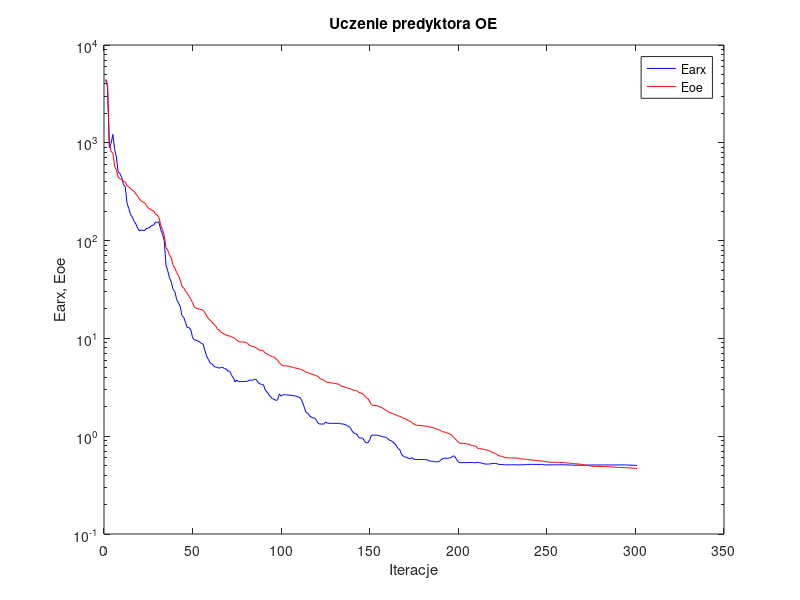
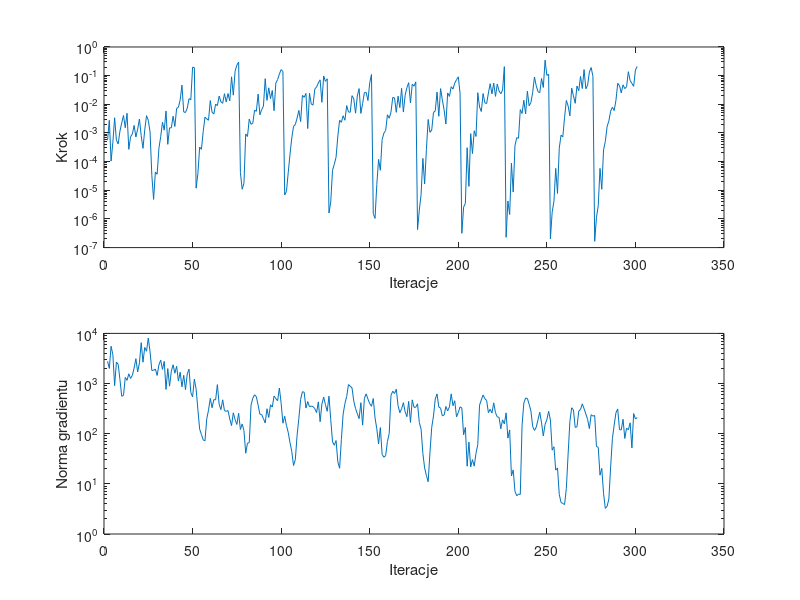

Write the MATLAB code that produced these figures, in order.
%uczenie predyktora oe
clear all;
n=0; farx(n+1)=4.373518e+003; foe(n+1)=4.467476e+003; wspucz(n+1)=0.000000e+000; ng(n+1)=0.000000e+000;
%odnowa zmiennej metryki
n=1; farx(n+1)=3.736853e+003; foe(n+1)=3.873695e+003; krok(n+1)=5.598060e-004; ng(n+1)=2.771435e+003;
n=2; farx(n+1)=8.953614e+002; foe(n+1)=1.013920e+003; krok(n+1)=2.778799e-003; ng(n+1)=2.000852e+003;
n=3; farx(n+1)=9.890791e+002; foe(n+1)=8.197974e+002; krok(n+1)=1.042068e-004; ng(n+1)=5.539583e+003;
n=4; farx(n+1)=1.217939e+003; foe(n+1)=7.834077e+002; krok(n+1)=4.723236e-004; ng(n+1)=3.757901e+003;
n=5; farx(n+1)=8.542907e+002; foe(n+1)=5.775418e+002; krok(n+1)=3.382411e-003; ng(n+1)=9.073926e+002;
n=6; farx(n+1)=7.152211e+002; foe(n+1)=5.235593e+002; krok(n+1)=5.547537e-004; ng(n+1)=2.674847e+003;
n=7; farx(n+1)=5.001321e+002; foe(n+1)=4.442874e+002; krok(n+1)=4.168272e-004; ng(n+1)=2.418509e+003;
n=8; farx(n+1)=4.858235e+002; foe(n+1)=4.293740e+002; krok(n+1)=1.162226e-003; ng(n+1)=1.198388e+003;
n=9; farx(n+1)=4.427783e+002; foe(n+1)=4.211897e+002; krok(n+1)=2.236648e-003; ng(n+1)=5.579470e+002;
n=10; farx(n+1)=3.733855e+002; foe(n+1)=4.031342e+002; krok(n+1)=4.066033e-003; ng(n+1)=5.805198e+002;
n=11; farx(n+1)=3.567518e+002; foe(n+1)=3.965517e+002; krok(n+1)=1.524981e-003; ng(n+1)=1.327269e+003;
n=12; farx(n+1)=2.403496e+002; foe(n+1)=3.624421e+002; krok(n+1)=4.849441e-003; ng(n+1)=1.159514e+003;
n=13; farx(n+1)=2.127934e+002; foe(n+1)=3.545871e+002; krok(n+1)=2.681467e-004; ng(n+1)=1.563718e+003;
n=14; farx(n+1)=1.843537e+002; foe(n+1)=3.375747e+002; krok(n+1)=7.394073e-004; ng(n+1)=1.263244e+003;
n=15; farx(n+1)=1.735031e+002; foe(n+1)=3.285958e+002; krok(n+1)=9.208067e-004; ng(n+1)=1.459916e+003;
n=16; farx(n+1)=1.572230e+002; foe(n+1)=3.187137e+002; krok(n+1)=1.830478e-003; ng(n+1)=2.041054e+003;
n=17; farx(n+1)=1.475723e+002; foe(n+1)=2.995021e+002; krok(n+1)=7.209870e-004; ng(n+1)=3.132764e+003;
n=18; farx(n+1)=1.343658e+002; foe(n+1)=2.858917e+002; krok(n+1)=1.364485e-003; ng(n+1)=1.703557e+003;
n=19; farx(n+1)=1.256253e+002; foe(n+1)=2.667797e+002; krok(n+1)=3.065383e-003; ng(n+1)=2.584548e+003;
n=20; farx(n+1)=1.290817e+002; foe(n+1)=2.532749e+002; krok(n+1)=7.975165e-004; ng(n+1)=6.518940e+003;
n=21; farx(n+1)=1.265424e+002; foe(n+1)=2.483396e+002; krok(n+1)=2.902986e-004; ng(n+1)=2.668231e+003;
n=22; farx(n+1)=1.269287e+002; foe(n+1)=2.430571e+002; krok(n+1)=1.276921e-003; ng(n+1)=5.251798e+003;
n=23; farx(n+1)=1.333648e+002; foe(n+1)=2.286799e+002; krok(n+1)=4.011984e-003; ng(n+1)=4.405905e+003;
n=24; farx(n+1)=1.334287e+002; foe(n+1)=2.151192e+002; krok(n+1)=2.778799e-003; ng(n+1)=8.087667e+003;
n=25; farx(n+1)=1.378944e+002; foe(n+1)=2.100258e+002; krok(n+1)=1.084270e-003; ng(n+1)=4.292718e+003;
%odnowa zmiennej metryki
n=26; farx(n+1)=1.429749e+002; foe(n+1)=2.031456e+002; krok(n+1)=3.336904e-005; ng(n+1)=1.819518e+003;
n=27; farx(n+1)=1.436477e+002; foe(n+1)=2.019781e+002; krok(n+1)=4.801192e-006; ng(n+1)=1.839807e+003;
n=28; farx(n+1)=1.543858e+002; foe(n+1)=1.868985e+002; krok(n+1)=4.341873e-005; ng(n+1)=1.945604e+003;
n=29; farx(n+1)=1.537674e+002; foe(n+1)=1.833753e+002; krok(n+1)=3.619667e-005; ng(n+1)=1.450796e+003;
n=30; farx(n+1)=1.550913e+002; foe(n+1)=1.721456e+002; krok(n+1)=2.939122e-004; ng(n+1)=2.359053e+003;
n=31; farx(n+1)=1.298292e+002; foe(n+1)=1.447738e+002; krok(n+1)=7.359836e-004; ng(n+1)=2.929768e+003;
n=32; farx(n+1)=1.167134e+002; foe(n+1)=1.288362e+002; krok(n+1)=2.357114e-003; ng(n+1)=1.918368e+003;
n=33; farx(n+1)=1.000329e+002; foe(n+1)=1.143286e+002; krok(n+1)=1.250908e-003; ng(n+1)=2.772090e+003;
n=34; farx(n+1)=5.586775e+001; foe(n+1)=8.459509e+001; krok(n+1)=5.852382e-003; ng(n+1)=7.640757e+002;
n=35; farx(n+1)=4.885847e+001; foe(n+1)=7.998409e+001; krok(n+1)=4.015818e-004; ng(n+1)=1.989034e+003;
n=36; farx(n+1)=4.159211e+001; foe(n+1)=7.104362e+001; krok(n+1)=1.508794e-003; ng(n+1)=8.873057e+002;
n=37; farx(n+1)=3.754957e+001; foe(n+1)=6.669156e+001; krok(n+1)=1.505777e-003; ng(n+1)=1.758082e+003;
n=38; farx(n+1)=3.163360e+001; foe(n+1)=5.540513e+001; krok(n+1)=3.831275e-003; ng(n+1)=2.368706e+003;
n=39; farx(n+1)=3.018668e+001; foe(n+1)=5.234730e+001; krok(n+1)=1.682049e-003; ng(n+1)=1.606957e+003;
n=40; farx(n+1)=2.496457e+001; foe(n+1)=4.725893e+001; krok(n+1)=7.251821e-003; ng(n+1)=2.208238e+003;
n=41; farx(n+1)=2.299701e+001; foe(n+1)=4.404097e+001; krok(n+1)=7.883344e-003; ng(n+1)=1.121218e+003;
n=42; farx(n+1)=2.130404e+001; foe(n+1)=3.950355e+001; krok(n+1)=1.428969e-002; ng(n+1)=1.681915e+003;
n=43; farx(n+1)=1.708827e+001; foe(n+1)=3.419587e+001; krok(n+1)=4.663470e-002; ng(n+1)=8.593889e+002;
n=44; farx(n+1)=1.640315e+001; foe(n+1)=3.275343e+001; krok(n+1)=5.414124e-003; ng(n+1)=1.458730e+003;
n=45; farx(n+1)=1.458267e+001; foe(n+1)=3.054280e+001; krok(n+1)=5.167850e-003; ng(n+1)=7.559814e+002;
n=46; farx(n+1)=1.291233e+001; foe(n+1)=2.890064e+001; krok(n+1)=7.321912e-003; ng(n+1)=1.554884e+003;
n=47; farx(n+1)=1.288604e+001; foe(n+1)=2.694289e+001; krok(n+1)=1.586441e-002; ng(n+1)=1.934906e+003;
n=48; farx(n+1)=1.223935e+001; foe(n+1)=2.508061e+001; krok(n+1)=1.427439e-002; ng(n+1)=6.611619e+002;
n=49; farx(n+1)=1.021323e+001; foe(n+1)=2.321879e+001; krok(n+1)=1.961845e-001; ng(n+1)=5.426577e+002;
n=50; farx(n+1)=9.628820e+000; foe(n+1)=2.095679e+001; krok(n+1)=1.919924e-001; ng(n+1)=1.222858e+003;
%odnowa zmiennej metryki
n=51; farx(n+1)=9.597100e+000; foe(n+1)=2.038778e+001; krok(n+1)=1.182351e-005; ng(n+1)=7.739936e+002;
n=52; farx(n+1)=9.385946e+000; foe(n+1)=2.014044e+001; krok(n+1)=3.823314e-005; ng(n+1)=3.006335e+002;
n=53; farx(n+1)=9.158556e+000; foe(n+1)=1.982781e+001; krok(n+1)=3.229906e-004; ng(n+1)=1.230018e+002;
n=54; farx(n+1)=8.885992e+000; foe(n+1)=1.968410e+001; krok(n+1)=2.681467e-004; ng(n+1)=9.630374e+001;
n=55; farx(n+1)=8.710514e+000; foe(n+1)=1.937571e+001; krok(n+1)=1.123587e-003; ng(n+1)=7.538152e+001;
n=56; farx(n+1)=7.483962e+000; foe(n+1)=1.822995e+001; krok(n+1)=3.544455e-003; ng(n+1)=7.211991e+001;
n=57; farx(n+1)=6.542268e+000; foe(n+1)=1.701668e+001; krok(n+1)=3.096185e-003; ng(n+1)=1.982396e+002;
n=58; farx(n+1)=6.054510e+000; foe(n+1)=1.595406e+001; krok(n+1)=2.774090e-003; ng(n+1)=2.958785e+002;
n=59; farx(n+1)=5.606171e+000; foe(n+1)=1.522393e+001; krok(n+1)=1.350758e-002; ng(n+1)=5.063103e+002;
n=60; farx(n+1)=5.461489e+000; foe(n+1)=1.467645e+001; krok(n+1)=5.294040e-003; ng(n+1)=3.292605e+002;
n=61; farx(n+1)=5.177120e+000; foe(n+1)=1.390756e+001; krok(n+1)=4.620452e-003; ng(n+1)=4.788559e+002;
n=62; farx(n+1)=5.096916e+000; foe(n+1)=1.342400e+001; krok(n+1)=1.012568e-002; ng(n+1)=4.724273e+002;
n=63; farx(n+1)=5.058105e+000; foe(n+1)=1.251951e+001; krok(n+1)=9.005086e-003; ng(n+1)=9.516727e+002;
n=64; farx(n+1)=4.957042e+000; foe(n+1)=1.218912e+001; krok(n+1)=1.932256e-002; ng(n+1)=3.858954e+002;
n=65; farx(n+1)=5.036279e+000; foe(n+1)=1.154229e+001; krok(n+1)=1.220118e-002; ng(n+1)=3.012418e+002;
n=66; farx(n+1)=5.052901e+000; foe(n+1)=1.134492e+001; krok(n+1)=1.082825e-002; ng(n+1)=4.741664e+002;
n=67; farx(n+1)=4.910811e+000; foe(n+1)=1.100982e+001; krok(n+1)=2.340953e-002; ng(n+1)=2.888473e+002;
n=68; farx(n+1)=4.862418e+000; foe(n+1)=1.088114e+001; krok(n+1)=1.199953e-002; ng(n+1)=2.785849e+002;
n=69; farx(n+1)=4.636890e+000; foe(n+1)=1.063773e+001; krok(n+1)=2.378377e-002; ng(n+1)=2.896635e+002;
n=70; farx(n+1)=4.619467e+000; foe(n+1)=1.058830e+001; krok(n+1)=1.321526e-002; ng(n+1)=1.972539e+002;
n=71; farx(n+1)=4.192736e+000; foe(n+1)=1.033424e+001; krok(n+1)=9.111837e-002; ng(n+1)=1.451507e+002;
n=72; farx(n+1)=3.957542e+000; foe(n+1)=1.022552e+001; krok(n+1)=2.085811e-002; ng(n+1)=2.612634e+002;
n=73; farx(n+1)=3.596772e+000; foe(n+1)=9.950890e+000; krok(n+1)=1.433103e-001; ng(n+1)=1.909606e+002;
n=74; farx(n+1)=3.741108e+000; foe(n+1)=9.616488e+000; krok(n+1)=2.320583e-001; ng(n+1)=1.528691e+002;
n=75; farx(n+1)=3.609459e+000; foe(n+1)=9.247320e+000; krok(n+1)=2.972657e-001; ng(n+1)=2.560448e+002;
%odnowa zmiennej metryki
n=76; farx(n+1)=3.618039e+000; foe(n+1)=9.214138e+000; krok(n+1)=4.116566e-005; ng(n+1)=1.212552e+002;
n=77; farx(n+1)=3.629361e+000; foe(n+1)=9.192355e+000; krok(n+1)=1.085468e-005; ng(n+1)=1.560492e+002;
n=78; farx(n+1)=3.631294e+000; foe(n+1)=9.177575e+000; krok(n+1)=1.760998e-005; ng(n+1)=1.157366e+002;
n=79; farx(n+1)=3.625765e+000; foe(n+1)=9.086342e+000; krok(n+1)=9.232346e-004; ng(n+1)=4.080168e+001;
n=80; farx(n+1)=3.654190e+000; foe(n+1)=8.897226e+000; krok(n+1)=7.553219e-004; ng(n+1)=6.482297e+001;
n=81; farx(n+1)=3.747755e+000; foe(n+1)=8.507194e+000; krok(n+1)=3.065383e-003; ng(n+1)=6.650871e+001;
n=82; farx(n+1)=3.741121e+000; foe(n+1)=8.358755e+000; krok(n+1)=1.998365e-003; ng(n+1)=3.721488e+002;
n=83; farx(n+1)=3.742279e+000; foe(n+1)=8.272732e+000; krok(n+1)=2.201622e-003; ng(n+1)=5.101892e+002;
n=84; farx(n+1)=3.817875e+000; foe(n+1)=8.147411e+000; krok(n+1)=6.273397e-003; ng(n+1)=5.970631e+002;
n=85; farx(n+1)=3.791480e+000; foe(n+1)=8.033552e+000; krok(n+1)=5.682045e-003; ng(n+1)=5.471813e+002;
n=86; farx(n+1)=3.541061e+000; foe(n+1)=7.746992e+000; krok(n+1)=2.272397e-002; ng(n+1)=3.703120e+002;
n=87; farx(n+1)=3.425856e+000; foe(n+1)=7.568104e+000; krok(n+1)=4.312903e-003; ng(n+1)=2.449850e+002;
n=88; farx(n+1)=3.390209e+000; foe(n+1)=7.519680e+000; krok(n+1)=6.511197e-003; ng(n+1)=2.414999e+002;
n=89; farx(n+1)=3.355927e+000; foe(n+1)=7.484830e+000; krok(n+1)=8.625805e-003; ng(n+1)=1.997181e+002;
n=90; farx(n+1)=2.973423e+000; foe(n+1)=7.057357e+000; krok(n+1)=7.859447e-002; ng(n+1)=1.639445e+002;
n=91; farx(n+1)=2.845979e+000; foe(n+1)=6.951395e+000; krok(n+1)=1.370811e-002; ng(n+1)=3.140221e+002;
n=92; farx(n+1)=2.660014e+000; foe(n+1)=6.761710e+000; krok(n+1)=3.754388e-002; ng(n+1)=2.107706e+002;
n=93; farx(n+1)=2.536390e+000; foe(n+1)=6.635319e+000; krok(n+1)=1.576669e-002; ng(n+1)=3.772904e+002;
n=94; farx(n+1)=2.426039e+000; foe(n+1)=6.501206e+000; krok(n+1)=3.040838e-002; ng(n+1)=3.389783e+002;
n=95; farx(n+1)=2.385721e+000; foe(n+1)=6.452795e+000; krok(n+1)=5.980899e-003; ng(n+1)=5.635699e+002;
n=96; farx(n+1)=2.323372e+000; foe(n+1)=6.210940e+000; krok(n+1)=5.529705e-002; ng(n+1)=5.003928e+002;
n=97; farx(n+1)=2.352001e+000; foe(n+1)=5.955076e+000; krok(n+1)=7.255280e-002; ng(n+1)=4.549354e+002;
n=98; farx(n+1)=2.708086e+000; foe(n+1)=5.631407e+000; krok(n+1)=1.134226e-001; ng(n+1)=8.149097e+002;
n=99; farx(n+1)=2.567990e+000; foe(n+1)=5.414860e+000; krok(n+1)=1.630613e-001; ng(n+1)=4.034223e+002;
n=100; farx(n+1)=2.648485e+000; foe(n+1)=5.263022e+000; krok(n+1)=1.399123e-001; ng(n+1)=1.620069e+002;
%odnowa zmiennej metryki
n=101; farx(n+1)=2.653249e+000; foe(n+1)=5.247126e+000; krok(n+1)=6.866794e-006; ng(n+1)=2.227855e+002;
n=102; farx(n+1)=2.649574e+000; foe(n+1)=5.234067e+000; krok(n+1)=9.237209e-006; ng(n+1)=1.455694e+002;
n=103; farx(n+1)=2.637466e+000; foe(n+1)=5.199542e+000; krok(n+1)=4.135969e-005; ng(n+1)=1.059693e+002;
n=104; farx(n+1)=2.627890e+000; foe(n+1)=5.158611e+000; krok(n+1)=1.802468e-004; ng(n+1)=6.600636e+001;
n=105; farx(n+1)=2.611210e+000; foe(n+1)=5.088180e+000; krok(n+1)=6.710424e-004; ng(n+1)=4.434241e+001;
n=106; farx(n+1)=2.597918e+000; foe(n+1)=5.044629e+000; krok(n+1)=1.700059e-003; ng(n+1)=2.315829e+001;
n=107; farx(n+1)=2.578186e+000; foe(n+1)=4.986199e+000; krok(n+1)=1.970836e-003; ng(n+1)=3.042738e+001;
n=108; farx(n+1)=2.543444e+000; foe(n+1)=4.935698e+000; krok(n+1)=3.303815e-003; ng(n+1)=9.302433e+001;
n=109; farx(n+1)=2.508422e+000; foe(n+1)=4.878311e+000; krok(n+1)=6.130766e-003; ng(n+1)=2.033905e+002;
n=110; farx(n+1)=2.446356e+000; foe(n+1)=4.839327e+000; krok(n+1)=2.501815e-003; ng(n+1)=4.853140e+002;
n=111; farx(n+1)=2.238719e+000; foe(n+1)=4.744166e+000; krok(n+1)=2.051314e-002; ng(n+1)=6.875299e+002;
n=112; farx(n+1)=1.991418e+000; foe(n+1)=4.652830e+000; krok(n+1)=1.750226e-002; ng(n+1)=6.728889e+002;
n=113; farx(n+1)=1.749498e+000; foe(n+1)=4.508242e+000; krok(n+1)=2.392681e-002; ng(n+1)=3.246885e+002;
n=114; farx(n+1)=1.716548e+000; foe(n+1)=4.486927e+000; krok(n+1)=1.427772e-003; ng(n+1)=4.371002e+002;
n=115; farx(n+1)=1.618860e+000; foe(n+1)=4.403712e+000; krok(n+1)=2.439969e-002; ng(n+1)=3.444001e+002;
n=116; farx(n+1)=1.567677e+000; foe(n+1)=4.324163e+000; krok(n+1)=1.025657e-002; ng(n+1)=3.564017e+002;
n=117; farx(n+1)=1.537382e+000; foe(n+1)=4.277895e+000; krok(n+1)=9.348086e-003; ng(n+1)=3.467359e+002;
n=118; farx(n+1)=1.531362e+000; foe(n+1)=4.208439e+000; krok(n+1)=3.432277e-002; ng(n+1)=3.158962e+002;
n=119; farx(n+1)=1.444767e+000; foe(n+1)=4.156647e+000; krok(n+1)=4.000365e-002; ng(n+1)=2.628452e+002;
n=120; farx(n+1)=1.349534e+000; foe(n+1)=4.042685e+000; krok(n+1)=5.576530e-002; ng(n+1)=4.308937e+002;
n=121; farx(n+1)=1.329516e+000; foe(n+1)=3.873724e+000; krok(n+1)=7.143431e-002; ng(n+1)=1.734025e+002;
n=122; farx(n+1)=1.336295e+000; foe(n+1)=3.827680e+000; krok(n+1)=1.175824e-002; ng(n+1)=3.901636e+002;
n=123; farx(n+1)=1.324475e+000; foe(n+1)=3.746485e+000; krok(n+1)=9.759878e-002; ng(n+1)=5.355859e+002;
n=124; farx(n+1)=1.400431e+000; foe(n+1)=3.628795e+000; krok(n+1)=6.306675e-002; ng(n+1)=3.804143e+002;
n=125; farx(n+1)=1.358652e+000; foe(n+1)=3.553924e+000; krok(n+1)=7.765706e-002; ng(n+1)=2.792779e+002;
%odnowa zmiennej metryki
n=126; farx(n+1)=1.355269e+000; foe(n+1)=3.520310e+000; krok(n+1)=1.604553e-006; ng(n+1)=5.595198e+002;
n=127; farx(n+1)=1.353677e+000; foe(n+1)=3.510641e+000; krok(n+1)=3.932457e-006; ng(n+1)=1.909877e+002;
n=128; farx(n+1)=1.354338e+000; foe(n+1)=3.496716e+000; krok(n+1)=5.006701e-005; ng(n+1)=6.906300e+001;
n=129; farx(n+1)=1.353264e+000; foe(n+1)=3.482356e+000; krok(n+1)=8.074766e-005; ng(n+1)=5.886606e+001;
n=130; farx(n+1)=1.350893e+000; foe(n+1)=3.450181e+000; krok(n+1)=1.422016e-004; ng(n+1)=7.303547e+001;
n=131; farx(n+1)=1.353685e+000; foe(n+1)=3.424798e+000; krok(n+1)=7.821151e-004; ng(n+1)=2.746053e+001;
n=132; farx(n+1)=1.361755e+000; foe(n+1)=3.360737e+000; krok(n+1)=2.774090e-003; ng(n+1)=2.041546e+001;
n=133; farx(n+1)=1.331262e+000; foe(n+1)=3.251760e+000; krok(n+1)=2.359800e-003; ng(n+1)=7.695039e+001;
n=134; farx(n+1)=1.336378e+000; foe(n+1)=3.215434e+000; krok(n+1)=3.990929e-003; ng(n+1)=2.481710e+002;
n=135; farx(n+1)=1.314757e+000; foe(n+1)=3.177026e+000; krok(n+1)=2.778799e-003; ng(n+1)=3.984571e+002;
n=136; farx(n+1)=1.291129e+000; foe(n+1)=3.118852e+000; krok(n+1)=9.030211e-003; ng(n+1)=5.533918e+002;
n=137; farx(n+1)=1.259278e+000; foe(n+1)=3.090307e+000; krok(n+1)=5.381741e-003; ng(n+1)=9.543227e+002;
n=138; farx(n+1)=1.228647e+000; foe(n+1)=3.060938e+000; krok(n+1)=5.282995e-003; ng(n+1)=8.799684e+002;
n=139; farx(n+1)=1.132505e+000; foe(n+1)=3.000678e+000; krok(n+1)=2.001452e-002; ng(n+1)=8.225831e+002;
n=140; farx(n+1)=1.076931e+000; foe(n+1)=2.946852e+000; krok(n+1)=1.552269e-002; ng(n+1)=4.460713e+002;
n=141; farx(n+1)=1.064055e+000; foe(n+1)=2.931036e+000; krok(n+1)=4.904166e-003; ng(n+1)=3.174009e+002;
n=142; farx(n+1)=1.028892e+000; foe(n+1)=2.906328e+000; krok(n+1)=1.955649e-002; ng(n+1)=2.507902e+002;
n=143; farx(n+1)=9.591492e-001; foe(n+1)=2.791254e+000; krok(n+1)=3.535818e-002; ng(n+1)=1.996759e+002;
n=144; farx(n+1)=9.576751e-001; foe(n+1)=2.762669e+000; krok(n+1)=4.815473e-003; ng(n+1)=4.147942e+002;
n=145; farx(n+1)=9.559074e-001; foe(n+1)=2.717158e+000; krok(n+1)=1.082825e-002; ng(n+1)=1.481900e+002;
n=146; farx(n+1)=8.957082e-001; foe(n+1)=2.609611e+000; krok(n+1)=2.592196e-002; ng(n+1)=5.100434e+002;
n=147; farx(n+1)=8.529570e-001; foe(n+1)=2.474196e+000; krok(n+1)=2.606636e-002; ng(n+1)=6.229714e+002;
n=148; farx(n+1)=8.600810e-001; foe(n+1)=2.430678e+000; krok(n+1)=1.351485e-002; ng(n+1)=4.892493e+002;
n=149; farx(n+1)=9.174778e-001; foe(n+1)=2.245448e+000; krok(n+1)=5.625683e-002; ng(n+1)=3.974342e+002;
n=150; farx(n+1)=1.027886e+000; foe(n+1)=2.088862e+000; krok(n+1)=1.096481e-001; ng(n+1)=3.519421e+002;
%odnowa zmiennej metryki
n=151; farx(n+1)=1.025790e+000; foe(n+1)=2.065957e+000; krok(n+1)=1.541128e-006; ng(n+1)=5.021650e+002;
n=152; farx(n+1)=1.025776e+000; foe(n+1)=2.063399e+000; krok(n+1)=1.045578e-006; ng(n+1)=2.065759e+002;
n=153; farx(n+1)=1.024848e+000; foe(n+1)=2.052245e+000; krok(n+1)=1.581864e-005; ng(n+1)=1.253180e+002;
n=154; farx(n+1)=1.015496e+000; foe(n+1)=2.024831e+000; krok(n+1)=1.198093e-004; ng(n+1)=6.242243e+001;
n=155; farx(n+1)=1.006275e+000; foe(n+1)=1.987849e+000; krok(n+1)=4.980227e-005; ng(n+1)=1.325898e+002;
n=156; farx(n+1)=9.930948e-001; foe(n+1)=1.952955e+000; krok(n+1)=5.892785e-004; ng(n+1)=3.872246e+001;
n=157; farx(n+1)=9.807154e-001; foe(n+1)=1.901815e+000; krok(n+1)=9.854180e-004; ng(n+1)=3.395516e+001;
n=158; farx(n+1)=9.765091e-001; foe(n+1)=1.843243e+000; krok(n+1)=1.218668e-003; ng(n+1)=3.666386e+001;
n=159; farx(n+1)=9.539498e-001; foe(n+1)=1.814237e+000; krok(n+1)=4.312903e-003; ng(n+1)=7.001408e+001;
n=160; farx(n+1)=9.131031e-001; foe(n+1)=1.749503e+000; krok(n+1)=3.264384e-003; ng(n+1)=1.008489e+002;
n=161; farx(n+1)=9.022459e-001; foe(n+1)=1.727385e+000; krok(n+1)=5.320104e-003; ng(n+1)=5.813424e+002;
n=162; farx(n+1)=8.731892e-001; foe(n+1)=1.702010e+000; krok(n+1)=1.733857e-002; ng(n+1)=7.044249e+002;
n=163; farx(n+1)=8.432942e-001; foe(n+1)=1.674124e+000; krok(n+1)=1.675011e-002; ng(n+1)=6.320232e+002;
n=164; farx(n+1)=8.040729e-001; foe(n+1)=1.646077e+000; krok(n+1)=5.242823e-003; ng(n+1)=7.705217e+002;
n=165; farx(n+1)=7.478666e-001; foe(n+1)=1.611390e+000; krok(n+1)=1.920145e-002; ng(n+1)=3.621636e+002;
n=166; farx(n+1)=7.277583e-001; foe(n+1)=1.597583e+000; krok(n+1)=7.660947e-003; ng(n+1)=2.623212e+002;
n=167; farx(n+1)=6.495154e-001; foe(n+1)=1.554817e+000; krok(n+1)=3.612031e-002; ng(n+1)=3.143956e+002;
n=168; farx(n+1)=6.241075e-001; foe(n+1)=1.534251e+000; krok(n+1)=5.368339e-003; ng(n+1)=4.158841e+002;
n=169; farx(n+1)=6.097924e-001; foe(n+1)=1.501580e+000; krok(n+1)=2.074719e-002; ng(n+1)=2.741610e+002;
n=170; farx(n+1)=6.093137e-001; foe(n+1)=1.483178e+000; krok(n+1)=3.820826e-002; ng(n+1)=2.182640e+002;
n=171; farx(n+1)=5.907519e-001; foe(n+1)=1.430300e+000; krok(n+1)=5.680644e-002; ng(n+1)=4.412904e+002;
n=172; farx(n+1)=5.890059e-001; foe(n+1)=1.417111e+000; krok(n+1)=1.111520e-002; ng(n+1)=1.678150e+002;
n=173; farx(n+1)=6.040851e-001; foe(n+1)=1.376178e+000; krok(n+1)=5.004260e-002; ng(n+1)=4.725845e+002;
n=174; farx(n+1)=5.812283e-001; foe(n+1)=1.328373e+000; krok(n+1)=4.284718e-002; ng(n+1)=3.360560e+002;
n=175; farx(n+1)=5.780999e-001; foe(n+1)=1.297567e+000; krok(n+1)=6.056898e-002; ng(n+1)=3.367329e+002;
%odnowa zmiennej metryki
n=176; farx(n+1)=5.781343e-001; foe(n+1)=1.293531e+000; krok(n+1)=4.237924e-007; ng(n+1)=3.948861e+002;
n=177; farx(n+1)=5.779688e-001; foe(n+1)=1.291041e+000; krok(n+1)=2.041093e-006; ng(n+1)=1.670180e+002;
n=178; farx(n+1)=5.775798e-001; foe(n+1)=1.284776e+000; krok(n+1)=7.204914e-006; ng(n+1)=1.232136e+002;
n=179; farx(n+1)=5.771646e-001; foe(n+1)=1.272901e+000; krok(n+1)=1.297027e-004; ng(n+1)=4.052430e+001;
n=180; farx(n+1)=5.771965e-001; foe(n+1)=1.272501e+000; krok(n+1)=1.663384e-005; ng(n+1)=2.077871e+001;
n=181; farx(n+1)=5.767434e-001; foe(n+1)=1.269257e+000; krok(n+1)=2.618406e-004; ng(n+1)=1.465874e+001;
n=182; farx(n+1)=5.637906e-001; foe(n+1)=1.252246e+000; krok(n+1)=2.957764e-003; ng(n+1)=1.101733e+001;
n=183; farx(n+1)=5.573136e-001; foe(n+1)=1.236885e+000; krok(n+1)=1.055362e-003; ng(n+1)=4.163895e+001;
n=184; farx(n+1)=5.542344e-001; foe(n+1)=1.231517e+000; krok(n+1)=1.265228e-003; ng(n+1)=1.340211e+002;
n=185; farx(n+1)=5.533907e-001; foe(n+1)=1.216710e+000; krok(n+1)=5.173682e-003; ng(n+1)=2.254409e+002;
n=186; farx(n+1)=5.472215e-001; foe(n+1)=1.201462e+000; krok(n+1)=5.915258e-003; ng(n+1)=4.906739e+002;
n=187; farx(n+1)=5.465859e-001; foe(n+1)=1.181991e+000; krok(n+1)=2.667694e-002; ng(n+1)=6.224493e+002;
n=188; farx(n+1)=5.488390e-001; foe(n+1)=1.169147e+000; krok(n+1)=3.818612e-003; ng(n+1)=3.403251e+002;
n=189; farx(n+1)=5.683568e-001; foe(n+1)=1.144251e+000; krok(n+1)=3.526755e-002; ng(n+1)=3.233422e+002;
n=190; farx(n+1)=5.879680e-001; foe(n+1)=1.113447e+000; krok(n+1)=1.432529e-002; ng(n+1)=2.264709e+002;
n=191; farx(n+1)=5.939409e-001; foe(n+1)=1.102614e+000; krok(n+1)=6.349841e-003; ng(n+1)=2.361782e+002;
n=192; farx(n+1)=5.966767e-001; foe(n+1)=1.095802e+000; krok(n+1)=2.041615e-003; ng(n+1)=3.486146e+002;
n=193; farx(n+1)=5.933025e-001; foe(n+1)=1.071071e+000; krok(n+1)=2.486715e-002; ng(n+1)=2.850430e+002;
n=194; farx(n+1)=6.001713e-001; foe(n+1)=1.060405e+000; krok(n+1)=1.885691e-002; ng(n+1)=3.423862e+002;
n=195; farx(n+1)=6.060772e-001; foe(n+1)=1.030828e+000; krok(n+1)=4.111242e-002; ng(n+1)=6.226690e+002;
n=196; farx(n+1)=6.292390e-001; foe(n+1)=9.925559e-001; krok(n+1)=3.413625e-002; ng(n+1)=3.625184e+002;
n=197; farx(n+1)=6.223723e-001; foe(n+1)=9.507040e-001; krok(n+1)=5.470618e-002; ng(n+1)=4.540866e+002;
n=198; farx(n+1)=5.794263e-001; foe(n+1)=9.098296e-001; krok(n+1)=7.224063e-002; ng(n+1)=2.160357e+002;
n=199; farx(n+1)=5.466572e-001; foe(n+1)=8.669554e-001; krok(n+1)=9.091272e-002; ng(n+1)=2.636769e+002;
n=200; farx(n+1)=5.368778e-001; foe(n+1)=8.463520e-001; krok(n+1)=2.428721e-002; ng(n+1)=3.436994e+002;
%odnowa zmiennej metryki
n=201; farx(n+1)=5.369319e-001; foe(n+1)=8.445476e-001; krok(n+1)=3.152759e-007; ng(n+1)=3.258807e+002;
n=202; farx(n+1)=5.368387e-001; foe(n+1)=8.433206e-001; krok(n+1)=2.586581e-006; ng(n+1)=9.523089e+001;
n=203; farx(n+1)=5.365966e-001; foe(n+1)=8.406761e-001; krok(n+1)=3.498628e-006; ng(n+1)=1.333455e+002;
n=204; farx(n+1)=5.380655e-001; foe(n+1)=8.322050e-001; krok(n+1)=3.058706e-004; ng(n+1)=2.249819e+001;
n=205; farx(n+1)=5.386167e-001; foe(n+1)=8.288597e-001; krok(n+1)=1.368724e-005; ng(n+1)=6.803726e+001;
n=206; farx(n+1)=5.381787e-001; foe(n+1)=8.090481e-001; krok(n+1)=9.458427e-004; ng(n+1)=2.175474e+001;
n=207; farx(n+1)=5.381791e-001; foe(n+1)=8.055295e-001; krok(n+1)=1.906226e-004; ng(n+1)=3.043846e+001;
n=208; farx(n+1)=5.353372e-001; foe(n+1)=7.954599e-001; krok(n+1)=1.194415e-003; ng(n+1)=2.252544e+001;
n=209; farx(n+1)=5.362119e-001; foe(n+1)=7.897533e-001; krok(n+1)=7.553219e-004; ng(n+1)=4.062950e+001;
n=210; farx(n+1)=5.406808e-001; foe(n+1)=7.515763e-001; krok(n+1)=2.541206e-002; ng(n+1)=6.081769e+001;
n=211; farx(n+1)=5.352779e-001; foe(n+1)=7.466291e-001; krok(n+1)=8.053672e-003; ng(n+1)=3.710746e+002;
n=212; farx(n+1)=5.340974e-001; foe(n+1)=7.437334e-001; krok(n+1)=5.608389e-003; ng(n+1)=4.712088e+002;
n=213; farx(n+1)=5.258887e-001; foe(n+1)=7.359484e-001; krok(n+1)=2.366103e-002; ng(n+1)=5.919007e+002;
n=214; farx(n+1)=5.191311e-001; foe(n+1)=7.293641e-001; krok(n+1)=1.127471e-002; ng(n+1)=4.986379e+002;
n=215; farx(n+1)=5.188805e-001; foe(n+1)=7.243789e-001; krok(n+1)=1.054546e-002; ng(n+1)=4.579092e+002;
n=216; farx(n+1)=5.195872e-001; foe(n+1)=7.156284e-001; krok(n+1)=2.477353e-002; ng(n+1)=2.631211e+002;
n=217; farx(n+1)=5.198341e-001; foe(n+1)=7.009268e-001; krok(n+1)=5.244574e-002; ng(n+1)=3.066465e+002;
n=218; farx(n+1)=5.254325e-001; foe(n+1)=6.873150e-001; krok(n+1)=2.307159e-002; ng(n+1)=2.581841e+002;
n=219; farx(n+1)=5.266528e-001; foe(n+1)=6.743840e-001; krok(n+1)=5.507577e-002; ng(n+1)=4.117643e+002;
n=220; farx(n+1)=5.266413e-001; foe(n+1)=6.629606e-001; krok(n+1)=1.895365e-002; ng(n+1)=2.622149e+002;
n=221; farx(n+1)=5.217305e-001; foe(n+1)=6.480817e-001; krok(n+1)=5.059367e-002; ng(n+1)=2.164866e+002;
n=222; farx(n+1)=5.151970e-001; foe(n+1)=6.302829e-001; krok(n+1)=2.946581e-002; ng(n+1)=2.125664e+002;
n=223; farx(n+1)=5.138151e-001; foe(n+1)=6.245094e-001; krok(n+1)=2.339865e-002; ng(n+1)=1.253708e+002;
n=224; farx(n+1)=5.131496e-001; foe(n+1)=6.211917e-001; krok(n+1)=3.134999e-002; ng(n+1)=1.889666e+002;
n=225; farx(n+1)=5.101679e-001; foe(n+1)=6.036655e-001; krok(n+1)=2.064051e-001; ng(n+1)=1.571500e+002;
%odnowa zmiennej metryki
n=226; farx(n+1)=5.101351e-001; foe(n+1)=6.027714e-001; krok(n+1)=2.291918e-007; ng(n+1)=2.601228e+002;
n=227; farx(n+1)=5.102125e-001; foe(n+1)=6.013482e-001; krok(n+1)=4.211819e-006; ng(n+1)=8.170287e+001;
n=228; farx(n+1)=5.103191e-001; foe(n+1)=6.000825e-001; krok(n+1)=1.432961e-006; ng(n+1)=1.189270e+002;
n=229; farx(n+1)=5.104047e-001; foe(n+1)=5.989778e-001; krok(n+1)=8.836179e-005; ng(n+1)=1.438623e+001;
n=230; farx(n+1)=5.104197e-001; foe(n+1)=5.987896e-001; krok(n+1)=8.667355e-006; ng(n+1)=1.896105e+001;
n=231; farx(n+1)=5.101444e-001; foe(n+1)=5.978835e-001; krok(n+1)=3.626021e-004; ng(n+1)=7.061911e+000;
n=232; farx(n+1)=5.095752e-001; foe(n+1)=5.968467e-001; krok(n+1)=6.847610e-004; ng(n+1)=5.776088e+000;
n=233; farx(n+1)=5.096129e-001; foe(n+1)=5.958897e-001; krok(n+1)=6.552053e-004; ng(n+1)=6.272575e+000;
n=234; farx(n+1)=5.087309e-001; foe(n+1)=5.901446e-001; krok(n+1)=6.528768e-003; ng(n+1)=6.150390e+000;
n=235; farx(n+1)=5.107946e-001; foe(n+1)=5.862123e-001; krok(n+1)=4.788074e-003; ng(n+1)=1.472387e+002;
n=236; farx(n+1)=5.109126e-001; foe(n+1)=5.833033e-001; krok(n+1)=1.384176e-002; ng(n+1)=4.081400e+002;
n=237; farx(n+1)=5.125121e-001; foe(n+1)=5.818499e-001; krok(n+1)=4.615511e-003; ng(n+1)=5.143824e+002;
n=238; farx(n+1)=5.143311e-001; foe(n+1)=5.768007e-001; krok(n+1)=2.876670e-002; ng(n+1)=5.057227e+002;
n=239; farx(n+1)=5.149833e-001; foe(n+1)=5.740691e-001; krok(n+1)=8.865514e-003; ng(n+1)=3.840302e+002;
n=240; farx(n+1)=5.160151e-001; foe(n+1)=5.719964e-001; krok(n+1)=1.154146e-002; ng(n+1)=2.842249e+002;
n=241; farx(n+1)=5.145045e-001; foe(n+1)=5.698991e-001; krok(n+1)=2.618049e-002; ng(n+1)=1.390790e+002;
n=242; farx(n+1)=5.152271e-001; foe(n+1)=5.675862e-001; krok(n+1)=8.973423e-002; ng(n+1)=1.161500e+002;
n=243; farx(n+1)=5.142422e-001; foe(n+1)=5.649558e-001; krok(n+1)=4.438543e-002; ng(n+1)=1.344792e+002;
n=244; farx(n+1)=5.141464e-001; foe(n+1)=5.624557e-001; krok(n+1)=2.741202e-002; ng(n+1)=1.907311e+002;
n=245; farx(n+1)=5.147826e-001; foe(n+1)=5.599360e-001; krok(n+1)=2.539936e-002; ng(n+1)=2.683561e+002;
n=246; farx(n+1)=5.150830e-001; foe(n+1)=5.575790e-001; krok(n+1)=7.959957e-002; ng(n+1)=1.641187e+002;
n=247; farx(n+1)=5.134823e-001; foe(n+1)=5.554740e-001; krok(n+1)=3.873453e-002; ng(n+1)=9.024221e+001;
n=248; farx(n+1)=5.082268e-001; foe(n+1)=5.487103e-001; krok(n+1)=3.465039e-001; ng(n+1)=1.531909e+002;
n=249; farx(n+1)=5.087844e-001; foe(n+1)=5.459911e-001; krok(n+1)=1.020372e-001; ng(n+1)=1.905740e+002;
n=250; farx(n+1)=5.096745e-001; foe(n+1)=5.431305e-001; krok(n+1)=1.134096e-001; ng(n+1)=2.802011e+002;
%odnowa zmiennej metryki
n=251; farx(n+1)=5.096514e-001; foe(n+1)=5.426220e-001; krok(n+1)=2.039015e-007; ng(n+1)=1.874400e+002;
n=252; farx(n+1)=5.096426e-001; foe(n+1)=5.424228e-001; krok(n+1)=1.743783e-006; ng(n+1)=4.705712e+001;
n=253; farx(n+1)=5.096123e-001; foe(n+1)=5.417131e-001; krok(n+1)=4.137357e-006; ng(n+1)=5.490295e+001;
n=254; farx(n+1)=5.098513e-001; foe(n+1)=5.402817e-001; krok(n+1)=5.805985e-005; ng(n+1)=1.878505e+001;
n=255; farx(n+1)=5.099031e-001; foe(n+1)=5.401038e-001; krok(n+1)=7.745883e-006; ng(n+1)=2.077065e+001;
n=256; farx(n+1)=5.101915e-001; foe(n+1)=5.395868e-001; krok(n+1)=2.958143e-004; ng(n+1)=6.158994e+000;
n=257; farx(n+1)=5.103974e-001; foe(n+1)=5.388458e-001; krok(n+1)=8.351411e-004; ng(n+1)=4.258896e+000;
n=258; farx(n+1)=5.103586e-001; foe(n+1)=5.383356e-001; krok(n+1)=7.315478e-004; ng(n+1)=4.050908e+000;
n=259; farx(n+1)=5.110592e-001; foe(n+1)=5.370373e-001; krok(n+1)=3.516052e-003; ng(n+1)=3.874354e+000;
n=260; farx(n+1)=5.090274e-001; foe(n+1)=5.343698e-001; krok(n+1)=1.360047e-002; ng(n+1)=8.108803e+000;
n=261; farx(n+1)=5.091025e-001; foe(n+1)=5.311910e-001; krok(n+1)=8.806488e-003; ng(n+1)=3.917759e+001;
n=262; farx(n+1)=5.077283e-001; foe(n+1)=5.294811e-001; krok(n+1)=3.941672e-003; ng(n+1)=1.767463e+002;
n=263; farx(n+1)=5.070983e-001; foe(n+1)=5.273083e-001; krok(n+1)=3.663180e-002; ng(n+1)=3.289513e+002;
n=264; farx(n+1)=5.051271e-001; foe(n+1)=5.242189e-001; krok(n+1)=2.000182e-002; ng(n+1)=2.965277e+002;
n=265; farx(n+1)=5.050936e-001; foe(n+1)=5.226609e-001; krok(n+1)=1.082825e-002; ng(n+1)=1.334844e+002;
n=266; farx(n+1)=5.048862e-001; foe(n+1)=5.209542e-001; krok(n+1)=4.346837e-002; ng(n+1)=1.373242e+002;
n=267; farx(n+1)=5.052742e-001; foe(n+1)=5.197923e-001; krok(n+1)=2.959713e-002; ng(n+1)=2.820210e+002;
n=268; farx(n+1)=5.054746e-001; foe(n+1)=5.163679e-001; krok(n+1)=9.373676e-002; ng(n+1)=3.043183e+002;
n=269; farx(n+1)=5.049447e-001; foe(n+1)=5.143191e-001; krok(n+1)=3.550149e-002; ng(n+1)=3.937184e+002;
n=270; farx(n+1)=5.047291e-001; foe(n+1)=5.086174e-001; krok(n+1)=1.630613e-001; ng(n+1)=3.158718e+002;
n=271; farx(n+1)=5.060212e-001; foe(n+1)=5.067296e-001; krok(n+1)=3.477029e-002; ng(n+1)=2.482721e+002;
n=272; farx(n+1)=5.068903e-001; foe(n+1)=5.029455e-001; krok(n+1)=4.655230e-002; ng(n+1)=1.929516e+002;
n=273; farx(n+1)=5.067533e-001; foe(n+1)=4.997871e-001; krok(n+1)=1.328156e-001; ng(n+1)=1.264035e+002;
n=274; farx(n+1)=5.079181e-001; foe(n+1)=4.946308e-001; krok(n+1)=1.919189e-001; ng(n+1)=2.395939e+002;
n=275; farx(n+1)=5.078407e-001; foe(n+1)=4.920954e-001; krok(n+1)=9.515193e-002; ng(n+1)=2.239340e+002;
%odnowa zmiennej metryki
n=276; farx(n+1)=5.078352e-001; foe(n+1)=4.915321e-001; krok(n+1)=1.655901e-007; ng(n+1)=2.307791e+002;
n=277; farx(n+1)=5.078349e-001; foe(n+1)=4.913002e-001; krok(n+1)=1.137330e-006; ng(n+1)=5.566820e+001;
n=278; farx(n+1)=5.078417e-001; foe(n+1)=4.908000e-001; krok(n+1)=2.875755e-006; ng(n+1)=5.371096e+001;
n=279; farx(n+1)=5.078230e-001; foe(n+1)=4.899930e-001; krok(n+1)=5.805985e-005; ng(n+1)=1.488377e+001;
n=280; farx(n+1)=5.078527e-001; foe(n+1)=4.897340e-001; krok(n+1)=1.085468e-005; ng(n+1)=2.033420e+001;
n=281; farx(n+1)=5.081061e-001; foe(n+1)=4.891542e-001; krok(n+1)=2.578785e-004; ng(n+1)=6.455627e+000;
n=282; farx(n+1)=5.080936e-001; foe(n+1)=4.889168e-001; krok(n+1)=5.069434e-004; ng(n+1)=3.237357e+000;
n=283; farx(n+1)=5.082049e-001; foe(n+1)=4.877480e-001; krok(n+1)=1.667309e-003; ng(n+1)=3.561639e+000;
n=284; farx(n+1)=5.081123e-001; foe(n+1)=4.867418e-001; krok(n+1)=2.634602e-003; ng(n+1)=4.988596e+000;
n=285; farx(n+1)=5.077923e-001; foe(n+1)=4.855195e-001; krok(n+1)=5.767896e-003; ng(n+1)=2.174299e+001;
n=286; farx(n+1)=5.084856e-001; foe(n+1)=4.842620e-001; krok(n+1)=7.883344e-003; ng(n+1)=7.995827e+001;
n=287; farx(n+1)=5.075178e-001; foe(n+1)=4.829434e-001; krok(n+1)=6.081190e-003; ng(n+1)=1.489298e+002;
n=288; farx(n+1)=5.081067e-001; foe(n+1)=4.820679e-001; krok(n+1)=1.382426e-002; ng(n+1)=2.618456e+002;
n=289; farx(n+1)=5.082703e-001; foe(n+1)=4.808329e-001; krok(n+1)=5.375048e-002; ng(n+1)=3.114941e+002;
n=290; farx(n+1)=5.089557e-001; foe(n+1)=4.800995e-001; krok(n+1)=4.486711e-002; ng(n+1)=1.203548e+002;
n=291; farx(n+1)=5.087697e-001; foe(n+1)=4.793105e-001; krok(n+1)=2.502130e-002; ng(n+1)=1.192708e+002;
n=292; farx(n+1)=5.088342e-001; foe(n+1)=4.775149e-001; krok(n+1)=4.785778e-002; ng(n+1)=1.941212e+002;
n=293; farx(n+1)=5.087030e-001; foe(n+1)=4.766167e-001; krok(n+1)=3.522595e-002; ng(n+1)=8.039225e+001;
n=294; farx(n+1)=5.079872e-001; foe(n+1)=4.759023e-001; krok(n+1)=4.095813e-002; ng(n+1)=1.288305e+002;
n=295; farx(n+1)=5.070405e-001; foe(n+1)=4.745081e-001; krok(n+1)=1.372911e-001; ng(n+1)=1.197693e+002;
n=296; farx(n+1)=5.067430e-001; foe(n+1)=4.737584e-001; krok(n+1)=6.736795e-002; ng(n+1)=1.647993e+002;
n=297; farx(n+1)=5.051990e-001; foe(n+1)=4.716717e-001; krok(n+1)=5.344903e-002; ng(n+1)=5.206179e+001;
n=298; farx(n+1)=5.047193e-001; foe(n+1)=4.710845e-001; krok(n+1)=4.235232e-002; ng(n+1)=2.519751e+002;
n=299; farx(n+1)=5.033980e-001; foe(n+1)=4.689179e-001; krok(n+1)=1.584655e-001; ng(n+1)=1.965772e+002;
n=300; farx(n+1)=5.031100e-001; foe(n+1)=4.669801e-001; krok(n+1)=2.093785e-001; ng(n+1)=2.105041e+002;

figure; semilogy(farx,'b'); hold on; semilogy(foe,'r'); xlabel('Iteracje'); ylabel('Earx, Eoe'); legend('Earx','Eoe'); title('Uczenie predyktora OE');
figure; subplot(2,1,1); semilogy(krok); xlabel('Iteracje'); ylabel('Krok');
subplot(2,1,2); semilogy(ng); xlabel('Iteracje'); ylabel('Norma gradientu');
Earx=farx(n+1)
Eoe=foe(n+1)
